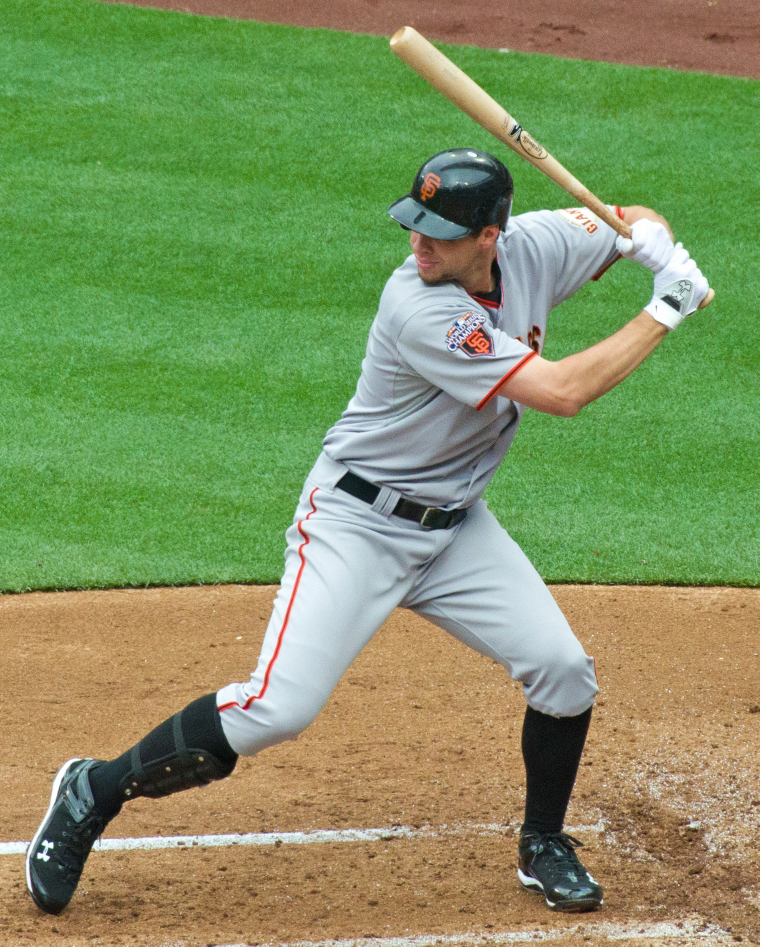
#> input picture src/python/Image Transformation/original.jpg, 1519 x 1893 px (shown at 1/2 size)
$ python mask.py
#> lines starting #> are read from the running program, lines starting #| are printed output that depends on the picture; after the words box and inside, x2 and y2 are one past the last pixel; in counts of white or black regions, pixels touching at a corner belong together
import numpy as np
import cv2
import matplotlib.pyplot as plt

img = cv2.imread("original.jpg")
#> img is the input picture: shape (1893, 1519, 3); mean B, G, R 97.5, 147.4, 129.8
img = cv2.cvtColor(img, cv2.COLOR_BGR2RGB)

plt.subplot(131)
plt.title("Original")

plt.imshow(img)

# draw a circle
circle = np.zeros(np.shape(img)[:2], dtype = "uint8")
cv2.circle(circle, (750, 512), 500, 255, -1)
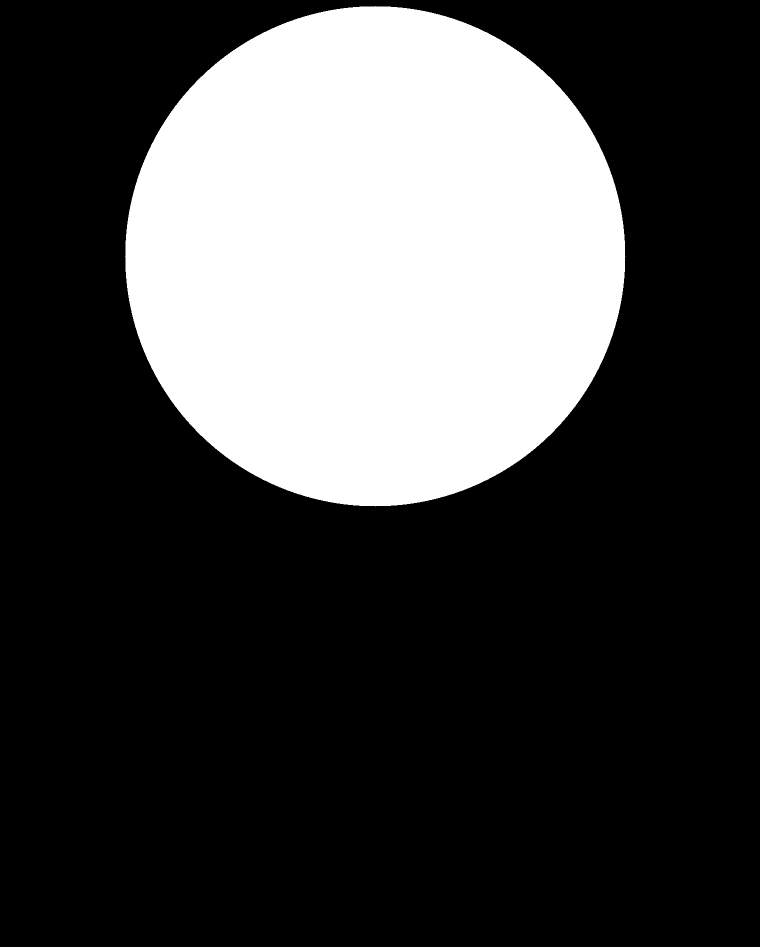
#> circle: shape (1893, 1519) (shown at 1/2 size); 27.3% white; 1 white region, box (x1, y1, x2, y2) and area: (250, 12, 1251, 1013) 785349

plt.subplot(132)
plt.title("Mask")
plt.imshow(circle, cmap = 'gray')

masked = cv2.bitwise_and(img, img, mask=circle)
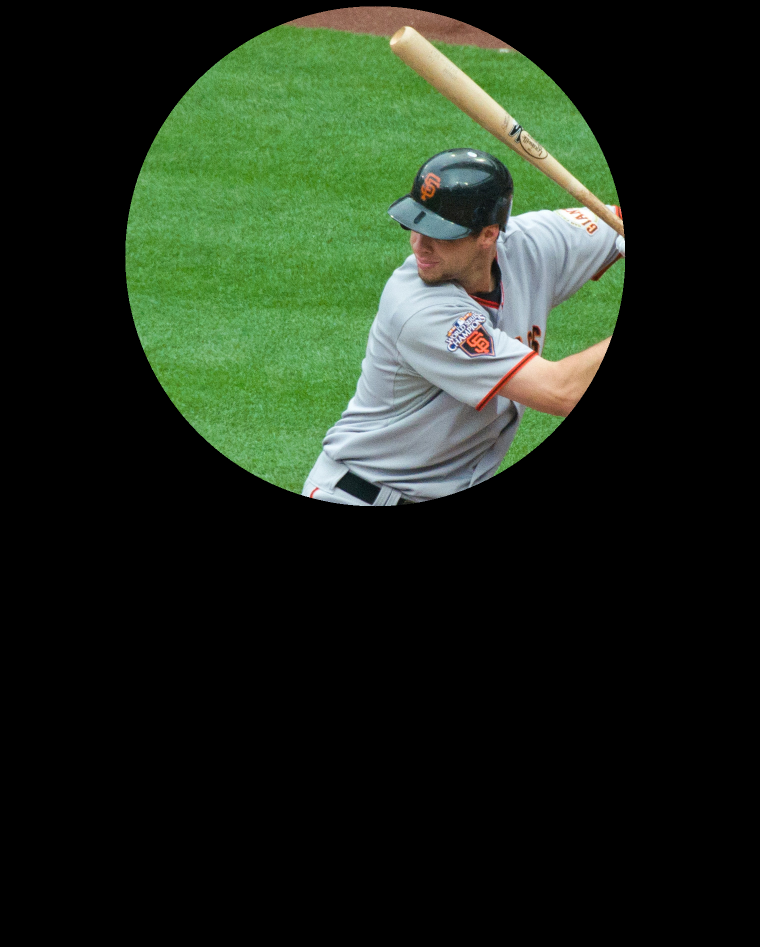
#> masked: shape (1893, 1519, 3) (shown at 1/2 size); mean R, G, B 30.3, 41.2, 26.8
plt.subplot(133)
plt.title("Region of Interest")
plt.imshow(masked)

plt.show()
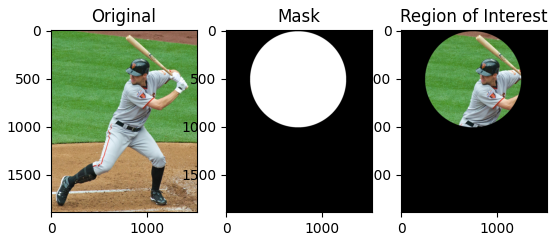
#> figure drawn by matplotlib, 3 panels
